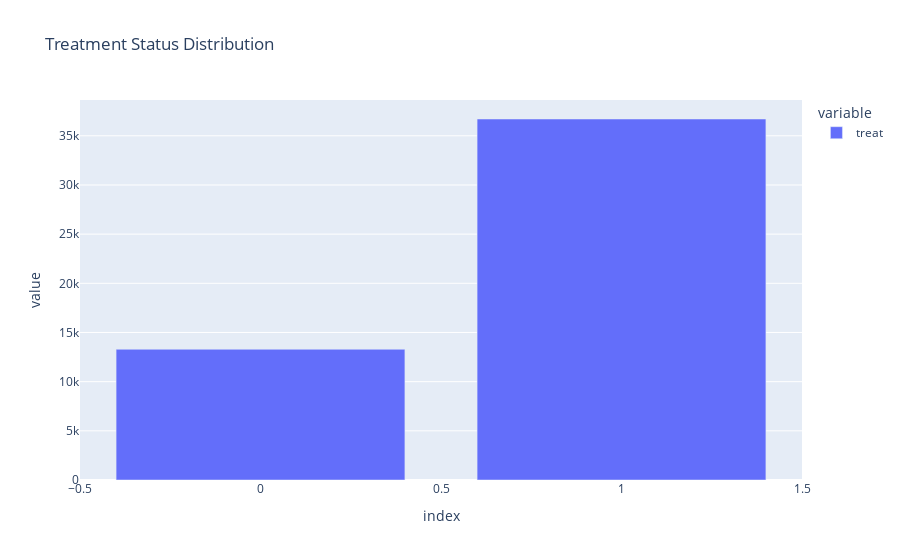

Source (notebook cell):
### Code cell
fig = px.bar(df['treat'].value_counts(), title='Treatment Status Distribution')
fig.show()

### Figure 1 — Plotly figure (JSON) as saved in the notebook; plotly's stock layout.template omitted (floating-point values rounded to 4 significant figures)
{"data": [{"alignmentgroup": "True", "hovertemplate": "variable=treat<br>index=%{x}<br>value=%{y}<extra></extra>", "legendgroup": "treat", "marker": {"color": "#636efa", "pattern": {"shape": ""}}, "name": "treat", "offsetgroup": "treat", "orientation": "v", "showlegend": true, "textposition": "auto", "type": "bar", "x": [1, 0], "xaxis": "x", "y": [36708, 13292], "yaxis": "y"}], "layout": {"autosize": true, "barmode": "relative", "legend": {"title": {"text": "variable"}, "tracegroupgap": 0}, "title": {"text": "Treatment Status Distribution"}, "xaxis": {"anchor": "y", "autorange": true, "domain": [0, 1], "range": [-0.5, 1.5], "title": {"text": "index"}, "type": "linear"}, "yaxis": {"anchor": "x", "autorange": true, "domain": [0, 1], "range": [0, 38640], "title": {"text": "value"}, "type": "linear"}}}
